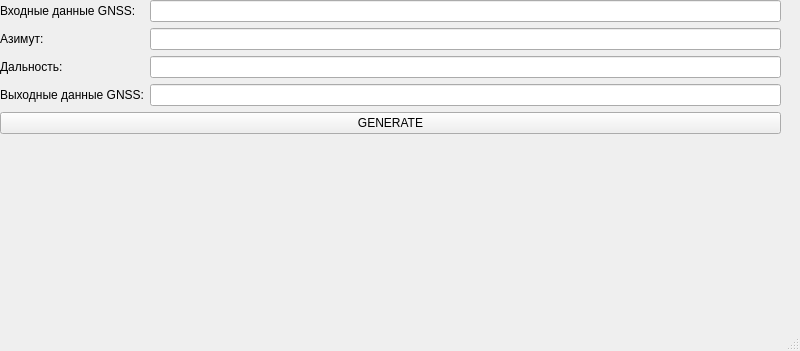
<?xml version="1.0" encoding="UTF-8"?>
<ui version="4.0">
 <class>MainWindow</class>
 <widget class="QMainWindow" name="MainWindow">
  <property name="geometry">
   <rect>
    <x>0</x>
    <y>0</y>
    <width>800</width>
    <height>351</height>
   </rect>
  </property>
  <property name="windowTitle">
   <string>Тестовое приложение для расчета координат</string>
  </property>
  <widget class="QWidget" name="centralwidget">
   <widget class="QWidget" name="">
    <property name="geometry">
     <rect>
      <x>0</x>
      <y>0</y>
      <width>781</width>
      <height>301</height>
     </rect>
    </property>
    <layout class="QFormLayout" name="formLayout">
     <item row="0" column="0">
      <widget class="QLabel" name="label">
       <property name="text">
        <string>Входные данные GNSS:</string>
       </property>
      </widget>
     </item>
     <item row="0" column="1">
      <widget class="QLineEdit" name="enterGNSS"/>
     </item>
     <item row="1" column="0">
      <widget class="QLabel" name="label_2">
       <property name="text">
        <string>Азимут:</string>
       </property>
      </widget>
     </item>
     <item row="1" column="1">
      <widget class="QLineEdit" name="azimuth"/>
     </item>
     <item row="2" column="0">
      <widget class="QLabel" name="label_3">
       <property name="text">
        <string>Дальность:</string>
       </property>
      </widget>
     </item>
     <item row="2" column="1">
      <widget class="QLineEdit" name="distance"/>
     </item>
     <item row="3" column="0">
      <widget class="QLabel" name="label_4">
       <property name="text">
        <string>Выходные данные GNSS:</string>
       </property>
      </widget>
     </item>
     <item row="3" column="1">
      <widget class="QLineEdit" name="outputGNSS"/>
     </item>
     <item row="4" column="0" colspan="2">
      <widget class="QPushButton" name="generate">
       <property name="text">
        <string>GENERATE</string>
       </property>
      </widget>
     </item>
    </layout>
   </widget>
  </widget>
  <widget class="QMenuBar" name="menubar">
   <property name="geometry">
    <rect>
     <x>0</x>
     <y>0</y>
     <width>800</width>
     <height>25</height>
    </rect>
   </property>
  </widget>
  <widget class="QStatusBar" name="statusbar"/>
  <action name="action">
   <property name="text">
    <string>р</string>
   </property>
  </action>
 </widget>
 <resources/>
 <connections/>
</ui>
